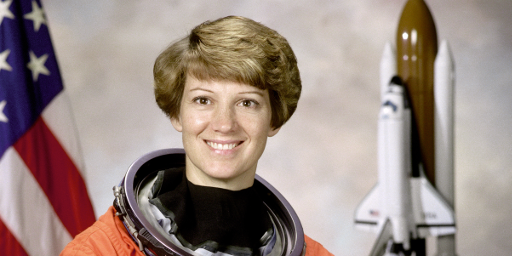
#> input picture notebook/data/src/astronaut_rect.bmp, 512 x 256 px
$ jupyter execute pillow_crop.ipynb
#> lines starting #> are read from the running program, lines starting #| are printed output that depends on the picture
### notebook/my_lib/imagelib.py
from PIL import Image, ImageDraw, ImageFilter


# [21 lines left out: functions add_margin, expand2square, not called in this run]


def crop_center(pil_img, crop_width, crop_height):
    img_width, img_height = pil_img.size
    return pil_img.crop(((img_width - crop_width) // 2,
                         (img_height - crop_height) // 2,
                         (img_width + crop_width) // 2,
                         (img_height + crop_height) // 2))


def crop_max_square(pil_img):
    return crop_center(pil_img, min(pil_img.size), min(pil_img.size))


# [23 lines left out: functions mask_circle_solid, mask_circle_transparent, not called in this run]

### notebook/pillow_crop.ipynb
[cell 1]
from my_lib.imagelib import crop_center, crop_max_square

[cell 2]
from PIL import Image

[cell 3]
im = Image.open('data/src/astronaut_rect.bmp')
#> im is the input picture: PIL image 512x256 RGB; mean R, G, B 155.4, 138.9, 132.5

[cell 4]
im_crop = im.crop((60, 20, 400, 200))
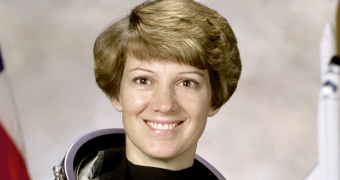
#> im_crop: PIL image 340x180 RGB; mean R, G, B 175.1, 159.6, 147.7
im_crop.save('data/dst/astronaut_pillow_crop.jpg', quality=95)

[cell 5]
im.crop((60, 20, 400, 200)).save('data/dst/astronaut_pillow_crop.jpg', quality=95)

[cell 6]
im_crop_outside = im.crop((200, 150, 600, 360))
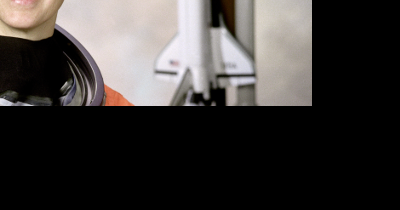
#> im_crop_outside: PIL image 400x210 RGB; mean R, G, B 60.7, 57.4, 55.8
im_crop_outside.save('data/dst/astronaut_pillow_crop_outside.jpg', quality=95)

[cell 7]
im_new = crop_center(im, 300, 150)
#> in crop_center, `return pil_img.crop(((img_width - crop_width) // 2, (img_height - crop..`:
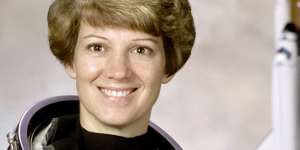
#> returned value: PIL image 300x150 RGB; mean R, G, B 171.7, 157, 145
im_new.save('data/dst/astronaut_pillow_crop_center.jpg', quality=95)

[cell 8]
im_new = crop_max_square(im)
#> call 2 of crop_center, with crop_width = 256, crop_height = 256
#> in crop_center (call 2), `return pil_img.crop(((img_width - crop_width) // 2, (img_height - crop..`:
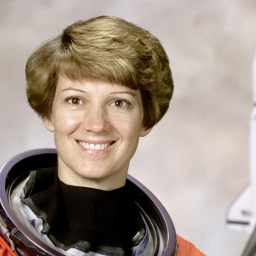
#> returned value: PIL image 256x256 RGB; mean R, G, B 160.3, 146.4, 135.6
im_new.save('data/dst/astronaut_pillow_crop_max_square.jpg', quality=95)

$ run again, with notebook/data/src/gradation_h.jpg saved as notebook/data/src/astronaut_rect.bmp
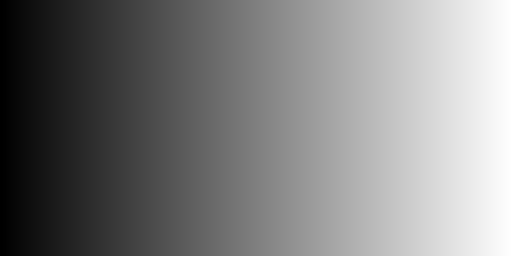
#> input picture notebook/data/src/gradation_h.jpg, 512 x 256 px
#> im is the input picture: PIL image 512x256 RGB; min 0, max 255, mean 127
#> `im_crop_outside = im.crop((200, 150, 600, 360))`:
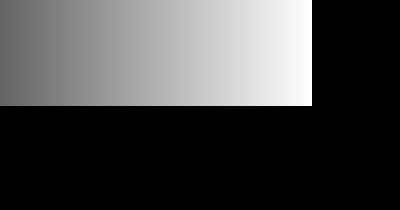
#> im_crop_outside: PIL image 400x210 RGB; min 0, max 255, mean 69.7
#> in crop_center (call 2), `return pil_img.crop(((img_width - crop_width) // 2, (img_height - crop..`:
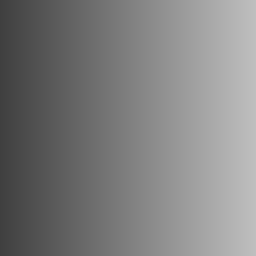
#> returned value: PIL image 256x256 RGB; min 63, max 191, mean 127
